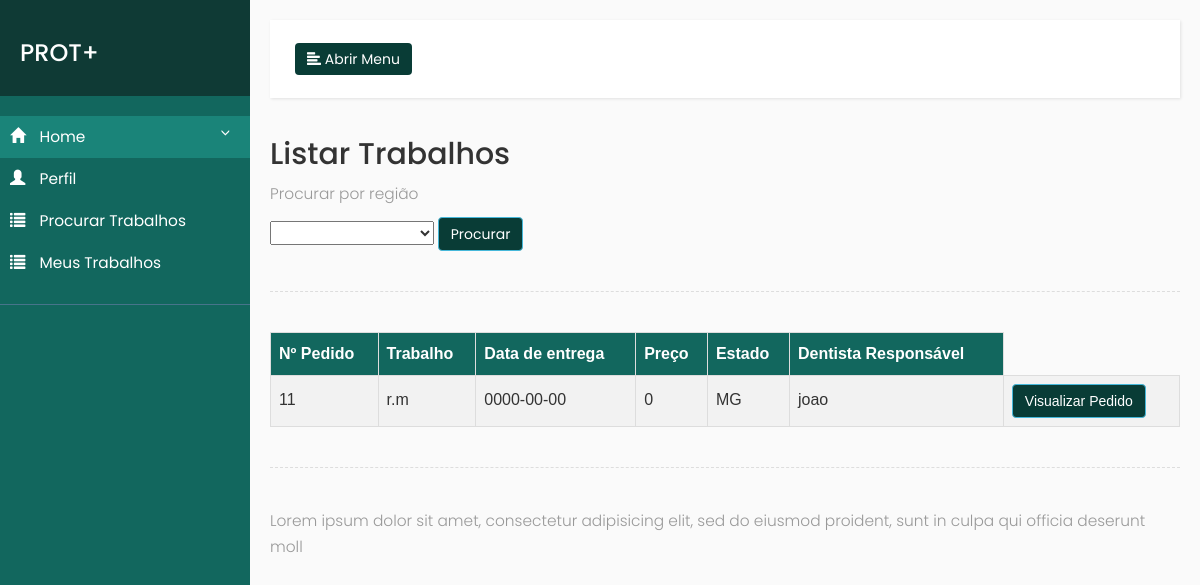
Screenshot of /trabalhosProtetico.php?estado=MG (signed in) with the database file from the repository.
### tables this page shows
CREATE TABLE `pedidos` (
  `id` int(50) NOT NULL,
  `trabalho` varchar(100) NOT NULL,
  `sexo` varchar(50) NOT NULL,
  `idade_paciente` varchar(50) NOT NULL,
  `num_dente` varchar(50) NOT NULL,
  `cor_dente` varchar(50) NOT NULL,
  `obs` varchar(500) NOT NULL,
  `dentista` varchar(500) NOT NULL,
  `disponibilidade` varchar(400) NOT NULL,
  `protetico_resp` varchar(500) NOT NULL,
  `valor_medio` int(10) NOT NULL,
  `estado` varchar(500) NOT NULL,
  `data_entrega` date NOT NULL
);

### trabalhosProtetico.php (the view, shortened to what this page needs)
<?php
include("conecta.php");
$pesquisaEstado = $_GET['estado'];
$consulta = "SELECT id, trabalho, obs, sexo,idade_paciente, data_entrega, valor_medio, estado, dentista, num_dente,
cor_dente FROM pedidos WHERE estado = '$pesquisaEstado'";
$con = $conexao ->query($consulta) or die ($con->error);
?>
        <link rel="stylesheet" href="https://maxcdn.bootstrapcdn.com/bootstrap/3.3.7/css/bootstrap.min.css">
        <link rel="stylesheet" href="css/sidebar.css">
    </head>
    <body>
        <div class="wrapper">
            <nav id="sidebar">
                <div class="sidebar-header">
                    <h3>PROT+</h3>
                </div>
                <ul class="list-unstyled components">
                    <li class="active">
                        <a href="#homeSubmenu" data-toggle="collapse" aria-expanded="false">
                            <i class="glyphicon glyphicon-home"></i>
                            Home
                        </a>
                    </li>
                    <li>
                        <a href="#">
                            <i class="glyphicon glyphicon-user"></i>
                            Perfil
                        </a>
                    </li>
                    <li>
                        <a href="/PI-SegPeriodo/trabalhosProtetico.php?estado=">
                            <i class="glyphicon glyphicon-list"></i>
                            Procurar Trabalhos
                        </a>
                    </li>
                    <li>
                        <a href="#">
                            <i class="glyphicon glyphicon-list"></i>
                            Meus Trabalhos
                        </a>
                    </li>
                </ul>
            </nav>
            <div id="content">
                <nav class="navbar navbar-default">
                    <div class="container-fluid">
                        <div class="navbar-header">
                            <button type="button" id="sidebarCollapse" class="btn btn-info navbar-btn">
                                <i class="glyphicon glyphicon-align-left"></i>
                                <span>Abrir Menu</span>
                            </button>
                        </div>
                        <div class="collapse navbar-collapse" id="bs-example-navbar-collapse-1">
                        </div>
                    </div>
                </nav>
                <h2>Listar Trabalhos</h2>
                <p>Procurar por região
                 <form  action="trabalhosProtetico.php?estado="  method="get">
                    <select name="estado">
                            <option value=""></option>
                            <option value="AC">Acre</option>
                    </select>
                    <button class="btn btn-info" onclick="pesquisa_Sucesso()" type="submit">Procurar</button>
                </form>
                </p>
                <div class="line"></div>
                <table id="tabelaCustom">
                    <tr>
                        <th>Nº Pedido</th>
                        <th>Trabalho</th>
                        <th>Data de entrega</th>
                        <th>Preço</th>
                        <th>Estado</th>
                        <th>Dentista Responsável</th>
                    </tr>
                    <?php while($dado = $con->fetch_array()){?>
                    <tr>
                        <td style="padding-bottom: 10px;"><?php echo $dado["id"];?></td>
                        <td style="padding-bottom: 10px;"><?php echo $dado["trabalho"];?></td>
                        <td style="padding-bottom: 10px;"><?php echo $dado["data_entrega"];?></td>
                        <td style="padding-bottom: 10px;"><?php echo $dado["valor_medio"];?></td>
                        <td style="padding-bottom: 10px;"><?php echo $dado["estado"];?></td>
                        <td style="padding-bottom: 10px;"><?php echo $dado["dentista"];?></td>
                       <td><button type="button" class="btn btn-info" data-toggle="modal" data-target="#alterarMODAL<?php echo $dado["id"]?>">Visualizar Pedido</button></td>
                        <div class="modal fade" id="alterarMODAL<?php echo $dado["id"]?>" role="dialog">
                           <div class="modal-dialog">
                             <div class="modal-content">
                               <div class="modal-body">
                                <form action="visualizarpedido.php" method="get">
                                <div class="row">
                                    <div class="col-md-4">
                                 <p><b>Sexo<b></p>
                                    </div>
                                </div>
                                </form>
                               </div>
                             </div>
                           </div>
                         </div>
                       </tr>
                    <?php } ?>
                </table>
                <div class="line"></div>
               <p>
                Lorem ipsum dolor sit amet, consectetur adipisicing elit, sed do eiusmod
                proident, sunt in culpa qui officia deserunt moll
                </p>
            </div>
        </div>
    </body>
</html>

### css/sidebar.css (style rules this page uses)
body { font-family: 'Poppins', sans-serif; background: #fafafa; }
.btn-info { background: #093c36; }
p { font-family: 'Poppins', sans-serif; font-size: 1.1em; font-weight: 300; line-height: 1.7em; color: #999; }
a, a:hover, a:focus { color: inherit; text-decoration: none; transition: all 0.3s; }
.navbar { padding: 15px 10px; background: #fff; border: none; border-radius: 0; margin-bottom: 40px; box-shadow: 1px 1px 3px rgba(0, 0, 0, 0.1); }
.navbar-btn { box-shadow: none; outline: none !important; border: none; }
.line { width: 100%; height: 1px; border-bottom: 1px dashed #ddd; margin: 40px 0; }
i, span { display: inline-block; }
.wrapper { display: flex; align-items: stretch; }
#sidebar { min-width: 250px; max-width: 250px; background: #12675e; color: #fff; transition: all 0.3s; }
#sidebar ul li a { text-align: left; }
#sidebar .sidebar-header { padding: 20px; background: #0f3a35; }
#sidebar ul.components { padding: 20px 0; border-bottom: 1px solid #47748b; }
#sidebar ul li a { padding: 10px; font-size: 1.1em; display: block; }
#sidebar ul li a i { margin-right: 10px; }
#sidebar ul li.active > a, a[aria-expanded="true"] { color: #fff; background:#1a8479; }
a[data-toggle="collapse"] { position: relative; }
a[aria-expanded="false"]::before, a[aria-expanded="true"]::before { content: '\e259'; display: block; position: absolute; right: 20px; font-family: 'Glyphicons Halflings'; font-size: 0.6em; }
#content { padding: 20px; min-height: 100vh; transition: all 0.3s; max-width: 100%; }

### trabalhosProtetico.php (style rules this page uses)
#tabelaCustom { font-family: "Trebuchet MS", Arial, Helvetica, sans-serif; border-collapse: collapse; width: 100%; }
#tabelaCustom td, #tabelaCustom th { border: 1px solid #ddd; padding: 8px; }
#tabelaCustom tr:nth-child(even) { background-color: #f2f2f2; }
#tabelaCustom th { padding-top: 12px; padding-bottom: 12px; text-align: left; background-color: #12675e; color: white; }

### rows the page displays
pedidos: id "11", trabalho "r.m", data_entrega "0000-00-00", valor_medio "0", estado "MG", dentista "joao"
